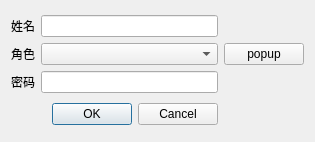
<?xml version="1.0" encoding="UTF-8"?>
<ui version="4.0">
 <class>CDialog</class>
 <widget class="QDialog" name="CDialog">
  <property name="geometry">
   <rect>
    <x>0</x>
    <y>0</y>
    <width>315</width>
    <height>142</height>
   </rect>
  </property>
  <property name="windowTitle">
   <string>Dialog</string>
  </property>
  <layout class="QGridLayout" name="gridLayout">
   <item row="0" column="0">
    <layout class="QFormLayout" name="formLayout">
     <item row="0" column="0">
      <widget class="QLabel" name="label_gif">
       <property name="text">
        <string>姓名</string>
       </property>
      </widget>
     </item>
     <item row="0" column="1">
      <widget class="QLineEdit" name="lineEdit"/>
     </item>
     <item row="1" column="0">
      <widget class="QLabel" name="label_gif_3">
       <property name="text">
        <string>角色</string>
       </property>
      </widget>
     </item>
     <item row="1" column="1">
      <widget class="QComboBox" name="cbRole"/>
     </item>
     <item row="2" column="0">
      <widget class="QLabel" name="label_gif_2">
       <property name="text">
        <string>密码</string>
       </property>
      </widget>
     </item>
     <item row="2" column="1">
      <widget class="QLineEdit" name="lineEdit_2">
       <property name="echoMode">
        <enum>QLineEdit::Password</enum>
       </property>
      </widget>
     </item>
    </layout>
   </item>
   <item row="0" column="1">
    <widget class="QPushButton" name="btnPopup">
     <property name="text">
      <string>popup</string>
     </property>
    </widget>
   </item>
   <item row="1" column="0">
    <widget class="QDialogButtonBox" name="buttonBox">
     <property name="orientation">
      <enum>Qt::Horizontal</enum>
     </property>
     <property name="standardButtons">
      <set>QDialogButtonBox::Cancel|QDialogButtonBox::Ok</set>
     </property>
    </widget>
   </item>
  </layout>
 </widget>
 <resources/>
 <connections/>
</ui>
